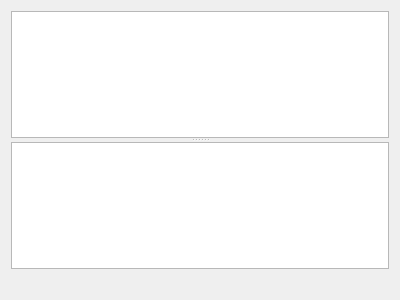
<?xml version="1.0" encoding="UTF-8"?>
<ui version="4.0">
 <class>Form</class>
 <widget class="QWidget" name="Form">
  <property name="geometry">
   <rect>
    <x>0</x>
    <y>0</y>
    <width>400</width>
    <height>300</height>
   </rect>
  </property>
  <property name="windowTitle">
   <string>Form</string>
  </property>
  <layout class="QGridLayout" name="gridLayout">
   <item row="0" column="0">
    <widget class="QSplitter" name="splitter">
     <property name="orientation">
      <enum>Qt::Vertical</enum>
     </property>
     <widget class="ImageView" name="ImageDisplay"/>
     <widget class="PlotWidget" name="LineDisplay"/>
    </widget>
   </item>
   <item row="1" column="0">
    <widget class="QLabel" name="labelCrossHairPositions">
     <property name="text">
      <string/>
     </property>
    </widget>
   </item>
  </layout>
 </widget>
 <customwidgets>
  <customwidget>
   <class>ImageView</class>
   <extends>QGraphicsView</extends>
   <header>pyqtgraph</header>
  </customwidget>
  <customwidget>
   <class>PlotWidget</class>
   <extends>QGraphicsView</extends>
   <header>pyqtgraph</header>
  </customwidget>
 </customwidgets>
 <resources/>
 <connections/>
</ui>
